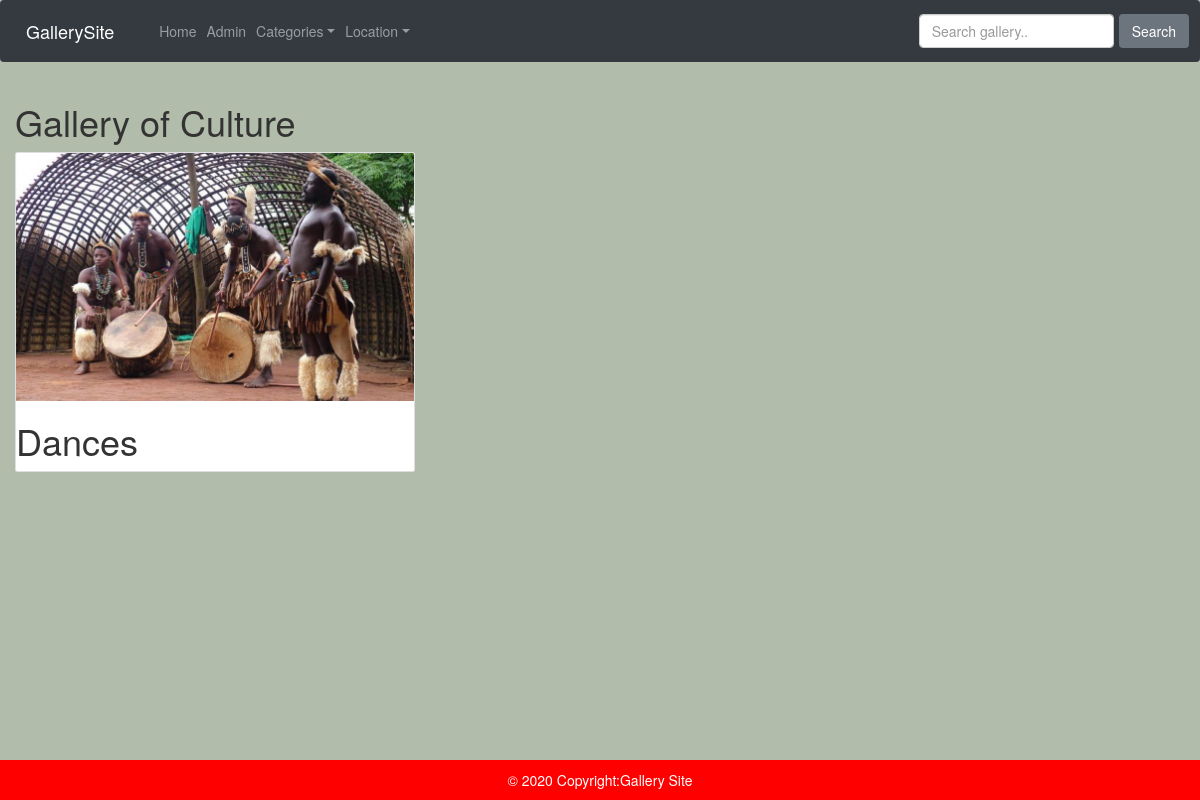
The app's page /category/Culture with its own data.
### posts/models.py (models this page shows, shortened)
class Category(models.Model):
    name = models.CharField(max_length = 30)

class Post(models.Model):
    title = models.CharField(max_length=30)
    category = models.ForeignKey(Category, on_delete=models.PROTECT, default=1)
    location = models.ForeignKey(Location, on_delete=models.PROTECT, default=1)
    description = models.TextField()
    image =  models.ImageField(blank=True)

### posts/views.py (the view)
# urls.py: path('category/<category>',views.CatListView.as_view(),name='category'),
class CatListView(ListView):
    template_name = 'category.html'
    context_object_name = 'catlist'
    def get_queryset(self):
        content = {
            'cat':self.kwargs['category'],
            'posts':Post.objects.filter(category__name = self.kwargs['category'])
        }
        return content

### posts/models.py (called while the page is built)
    def __str__(self):
        return self.name

### posts/views.py (called while the page is built)
def category_list(request):
    category_list = Category.objects.exclude(name='default')
    context = {
        "category_list": category_list,
    }
    return context

def location_list(request):
    location_list = Location.objects.exclude(name='default')
    context = {
        "location_list":location_list,
    }
    return context

### templates/category.html (shortened to what this page needs)
{% extends 'base.html' %}
{% block content %}
<div class="container-fluid">
    <h1>Gallery of {{ catlist.cat }} </h1>
    {% for post in catlist.posts %}
        <div class="card" style="width:400px">
            <a href="" data-toggle="modal" data-target="#{{post.id}}">
            <img class="card-img-top" src="{{post.image.url}}"  class="img-responsive img-thumbnail image" style="width:100%">
            </a>
            <h1>{{post.title}}</h1>
        </div>
{% endfor %}
</div>
{% endblock %}

### posts/static/css/main.css (style rules this page uses)
body { background-color: #B2BCAA; }

### records on screen
Category: cat "Culture"
Post: image (picture), title "Dances"
